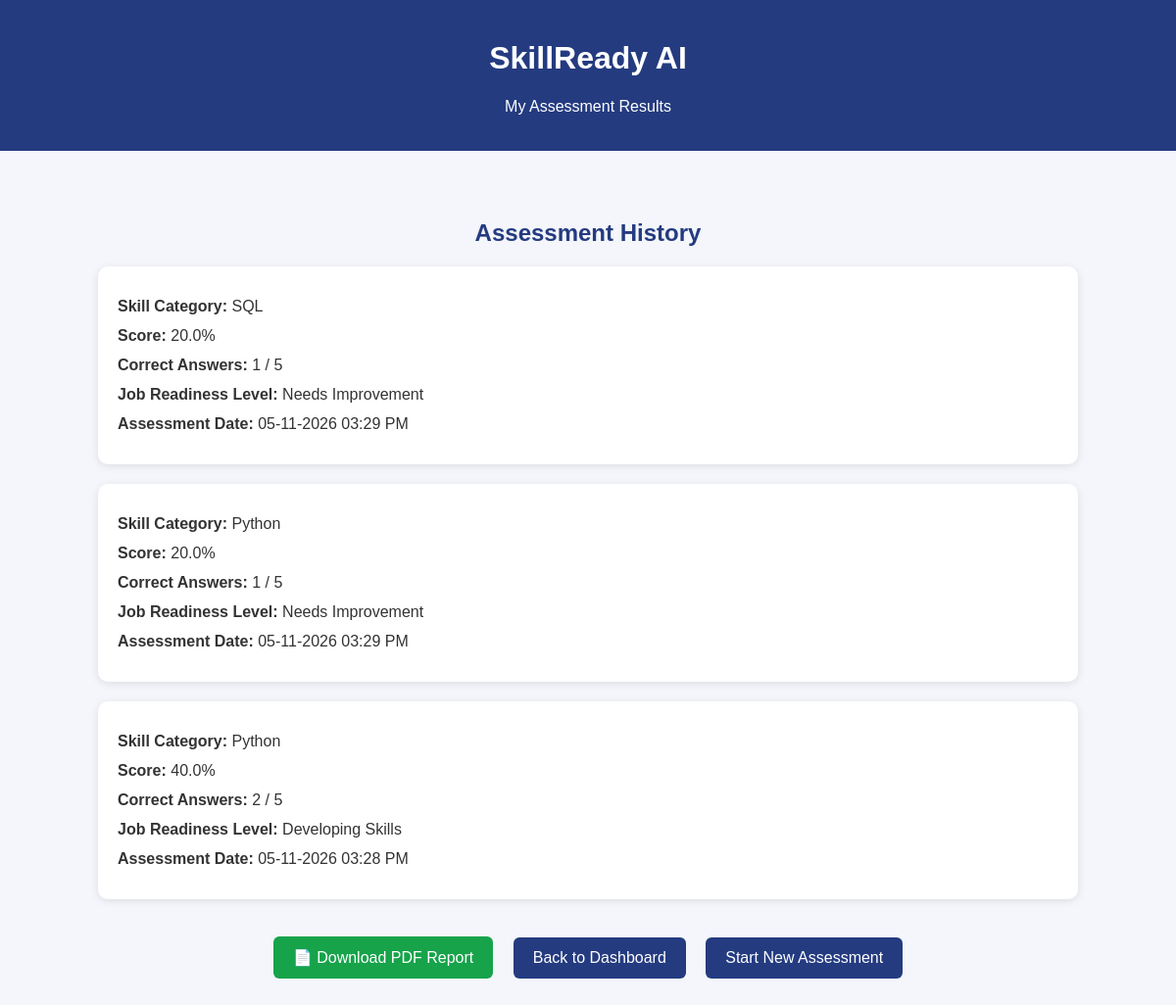
Screenshot of /my-results (signed in) with the database file from the repository.
### database.py (models this page shows)
class Assessment(db.Model):
    __tablename__ = "assessments"
    id = db.Column(db.Integer, primary_key=True)
    student_id = db.Column(
        db.Integer,
        db.ForeignKey("students.id"),
        nullable=False
    )
    skill_name = db.Column(db.String(100), nullable=False)
    total_questions = db.Column(db.Integer, nullable=False)
    correct_answers = db.Column(db.Integer, nullable=False)
    score = db.Column(db.Float, nullable=False)
    readiness_level = db.Column(db.String(50), nullable=False)
    created_at = db.Column(db.DateTime, default=datetime.utcnow)

### app.py (the view)
@app.route("/my-results")
@login_required
def my_results():
    student_id = session["student_id"]
    assessment_records = Assessment.query.filter_by(
        student_id=student_id
    ).order_by(
        Assessment.created_at.desc()
    ).all()
    return render_template(
        "history.html",
        assessments=assessment_records
    )

### app.py (called while the page is built)
def login_required(route_function):
    @wraps(route_function)
    def wrapper(*args, **kwargs):
        if "student_id" not in session:
            flash("Please login to access your dashboard.", "error")
            return redirect(url_for("login"))
        return route_function(*args, **kwargs)
    return wrapper

### templates/history.html (shortened to what this page needs)
<!DOCTYPE html>
<html lang="en">
<head>
</head>
<body>
<header>
    <h1>SkillReady AI</h1>
    <p>My Assessment Results</p>
</header>
<div class="container">
    <h2>Assessment History</h2>
    {% if assessments %}
        {% for assessment in assessments %}
        <div class="result-card">
            <p><strong>Skill Category:</strong>
                {{ assessment.skill_name }}
            </p>
            <p><strong>Score:</strong>
                {{ assessment.score }}%
            </p>
            <p><strong>Correct Answers:</strong>
                {{ assessment.correct_answers }} /
                {{ assessment.total_questions }}
            </p>
            <p><strong>Job Readiness Level:</strong>
                {{ assessment.readiness_level }}
            </p>
            <p><strong>Assessment Date:</strong>
                {{ assessment.created_at.strftime('%d-%m-%Y %I:%M %p') }}
            </p>
        </div>
        {% endfor %}
    {% else %}
        <div class="empty-message">
            <h3>No Previous Assessments Found</h3>
            <p>You have not completed any skill assessments yet.</p>
            <p>Start your first assessment to see your results here!</p>
        </div>
    {% endif %}
    <div class="links">
        <a href="{{ url_for('download_report') }}"
           class="download-btn">
            📄 Download PDF Report
        </a>
        <a href="{{ url_for('dashboard') }}">
            Back to Dashboard
        </a>
        <a href="{{ url_for('assessment') }}">
            Start New Assessment
        </a>
    </div>
</div>
</body>
</html>

### templates/history.html (style rules this page uses)
body { font-family: Arial, sans-serif; background: #f4f6fb; margin: 0; padding: 0; }
header { background: #243b80; color: white; padding: 20px; text-align: center; }
.container { max-width: 1000px; margin: 30px auto; padding: 20px; }
h2 { color: #243b80; text-align: center; }
.result-card { background: white; padding: 20px; margin: 20px 0; border-radius: 10px; box-shadow: 0 2px 8px rgba(0,0,0,0.1); }
.result-card p { font-size: 16px; margin: 12px 0; color: #333; }
.links { text-align: center; margin-top: 30px; }
.links a { display: inline-block; background: #243b80; color: white; text-decoration: none; padding: 12px 20px; margin: 8px; border-radius: 6px; }
.links .download-btn { background: #16a34a; }

### rows the page displays
Assessment: skill_name "SQL", score "20.0", correct_answers "1", total_questions "5", readiness_level "Needs Improvement", created_at "05-11-2026 03:29 PM"
Assessment: skill_name "Python", score "20.0", correct_answers "1", total_questions "5", readiness_level "Needs Improvement", created_at "05-11-2026 03:29 PM"
Assessment: skill_name "Python", score "40.0", correct_answers "2", total_questions "5", readiness_level "Developing Skills", created_at "05-11-2026 03:28 PM"
